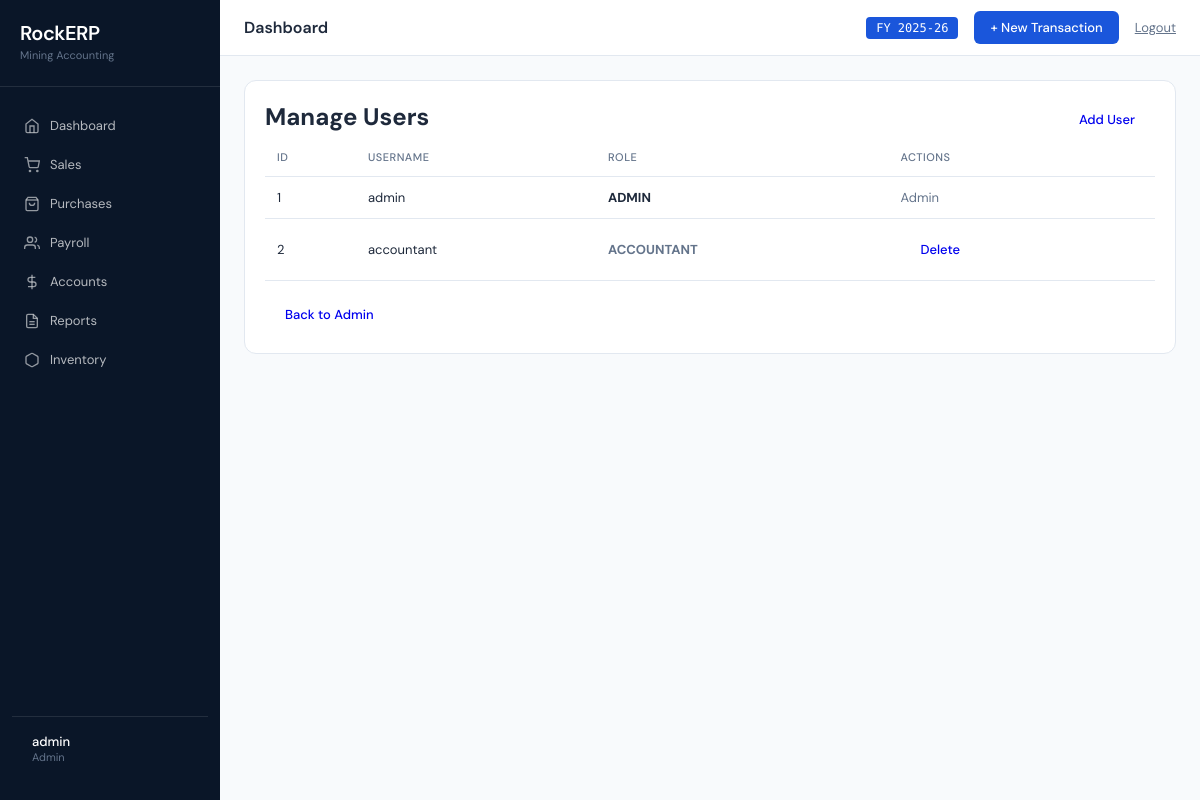
Screenshot of /users (signed in) with the database file from the repository.
### models.py (models this page shows)
class User(db.Model):
    id = db.Column(db.Integer, primary_key=True)
    username = db.Column(db.String(80), unique=True, nullable=False)
    password_hash = db.Column(db.String(200), nullable=False)
    role = db.Column(db.String(20), default='accountant')

### routes/auth.py (the view)
@bp.route('/users')
@login_required
def users():
    if session.get('role') != 'admin':
        flash('Access denied', 'error')
        return redirect(url_for('dashboard.index'))
    users = User.query.all()
    return render_template('users.html', users=users)

### routes/auth.py (called while the page is built)
def login_required(f):
    @wraps(f)
    def decorated_function(*args, **kwargs):
        if 'user_id' not in session:
            return redirect(url_for('auth.login'))
        return f(*args, **kwargs)
    return decorated_function

### templates/users.html (shortened to what this page needs)
{% extends "base.html" %}
{% block content %}
<div class="card">
    <h2>Manage Users <a href="{{ url_for('auth.add_user') }}" class="btn" style="float: right;">Add User</a></h2>
    <table>
        <thead>
            <tr>
                <th>ID</th>
                <th>Username</th>
                <th>Role</th>
                <th>Actions</th>
            </tr>
        </thead>
        <tbody>
            {% for user in users %}
            <tr>
                <td>{{ user.id }}</td>
                <td>{{ user.username }}</td>
                <td>
                    <span style="color: {% if user.role == 'admin' %}var(--accent-blue){% else %}var(--text-muted){% endif %}; font-weight: bold;">
                        {{ user.role|upper }}
                    </span>
                </td>
                <td class="actions">
                    {% if user.username != 'admin' %}
                    <a href="{{ url_for('auth.delete_user', id=user.id) }}" class="btn btn-danger">Delete</a>
                    {% else %}
                    <span style="color: var(--text-muted);">Admin</span>
                    {% endif %}
                </td>
            </tr>
            {% endfor %}
        </tbody>
    </table>
    <a href="{{ url_for('dashboard.admin_dashboard') }}" class="btn" style="margin-top: 15px;">Back to Admin</a>
</div>
{% endblock %}

### templates/base.html (style rules this page uses)
:root { --blue: #1A56DB; --teal: #0CA678; --amber: #F59E0B; --red: #EF4444; --border: #E2E8F0; --surface: #F8FAFC; --sidebar-bg: #0A1628; --text-dark: #1E293B; --text-muted: #64748B; --white: #FFFFFF; }
* { margin: 0; padding: 0; box-sizing: border-box; }
body { font-family: 'DM Sans', sans-serif; background: var(--surface); color: var(--text-dark); display: flex; min-height: 100vh; }
.card { background: var(--white); border: 1px solid var(--border); border-radius: 12px; padding: 20px; margin-bottom: 20px; }
table { width: 100%; border-collapse: collapse; }
th { font-size: 11px; text-transform: uppercase; letter-spacing: 0.5px; color: var(--text-muted); font-weight: 500; text-align: left; padding: 12px; border-bottom: 1px solid var(--border); }
td { padding: 12px; border-bottom: 1px solid var(--border); font-size: 13px; }
.btn { display: inline-block; padding: 10px 20px; border-radius: 6px; font-size: 13px; font-weight: 500; text-decoration: none; cursor: pointer; border: none; transition: all 0.2s; }

### rows the page displays
User: id "1", username "admin", role "ADMIN", shows "Admin"
User: id "2", username "accountant", role "ACCOUNTANT"

### other values shown
{{ session.username }} "admin"
{{ session.role }} "Admin"
